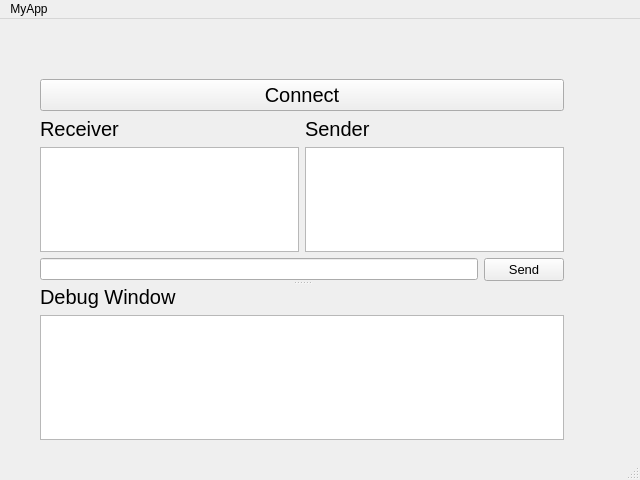
<?xml version="1.0" encoding="UTF-8"?>
<ui version="4.0">
 <class>MainWindow</class>
 <widget class="QMainWindow" name="MainWindow">
  <property name="geometry">
   <rect>
    <x>0</x>
    <y>0</y>
    <width>640</width>
    <height>480</height>
   </rect>
  </property>
  <property name="windowTitle">
   <string>MainWindow</string>
  </property>
  <widget class="QWidget" name="centralwidget">
   <widget class="QSplitter" name="splitter">
    <property name="geometry">
     <rect>
      <x>40</x>
      <y>60</y>
      <width>524</width>
      <height>361</height>
     </rect>
    </property>
    <property name="orientation">
     <enum>Qt::Vertical</enum>
    </property>
    <widget class="QWidget" name="">
     <layout class="QGridLayout" name="gridLayout">
      <item row="0" column="0">
       <widget class="QPushButton" name="BtnConnect">
        <property name="font">
         <font>
          <pointsize>15</pointsize>
         </font>
        </property>
        <property name="text">
         <string>Connect</string>
        </property>
       </widget>
      </item>
      <item row="1" column="0">
       <layout class="QHBoxLayout" name="horizontalLayout">
        <item>
         <layout class="QVBoxLayout" name="verticalLayout_2">
          <item>
           <widget class="QLabel" name="label_2">
            <property name="font">
             <font>
              <pointsize>15</pointsize>
             </font>
            </property>
            <property name="text">
             <string>Receiver</string>
            </property>
           </widget>
          </item>
          <item>
           <widget class="QTextBrowser" name="TextReceiver"/>
          </item>
         </layout>
        </item>
        <item>
         <layout class="QVBoxLayout" name="verticalLayout">
          <item>
           <widget class="QLabel" name="label">
            <property name="font">
             <font>
              <pointsize>15</pointsize>
             </font>
            </property>
            <property name="text">
             <string>Sender</string>
            </property>
           </widget>
          </item>
          <item>
           <widget class="QTextBrowser" name="TextSender"/>
          </item>
         </layout>
        </item>
       </layout>
      </item>
      <item row="2" column="0">
       <layout class="QHBoxLayout" name="horizontalLayout_2">
        <item>
         <widget class="QLineEdit" name="LineSend"/>
        </item>
        <item>
         <widget class="QPushButton" name="BtnSend">
          <property name="font">
           <font>
            <pointsize>10</pointsize>
           </font>
          </property>
          <property name="text">
           <string>Send</string>
          </property>
         </widget>
        </item>
       </layout>
      </item>
     </layout>
    </widget>
    <widget class="QWidget" name="">
     <layout class="QVBoxLayout" name="verticalLayout_3">
      <item>
       <widget class="QLabel" name="label_3">
        <property name="font">
         <font>
          <pointsize>15</pointsize>
         </font>
        </property>
        <property name="text">
         <string>Debug Window</string>
        </property>
       </widget>
      </item>
      <item>
       <widget class="QTextBrowser" name="TextDebug"/>
      </item>
     </layout>
    </widget>
   </widget>
  </widget>
  <widget class="QMenuBar" name="menubar">
   <property name="geometry">
    <rect>
     <x>0</x>
     <y>0</y>
     <width>640</width>
     <height>18</height>
    </rect>
   </property>
   <widget class="QMenu" name="menuMyApp">
    <property name="title">
     <string>MyApp</string>
    </property>
   </widget>
   <addaction name="menuMyApp"/>
  </widget>
  <widget class="QStatusBar" name="statusbar"/>
 </widget>
 <resources/>
 <connections/>
</ui>
